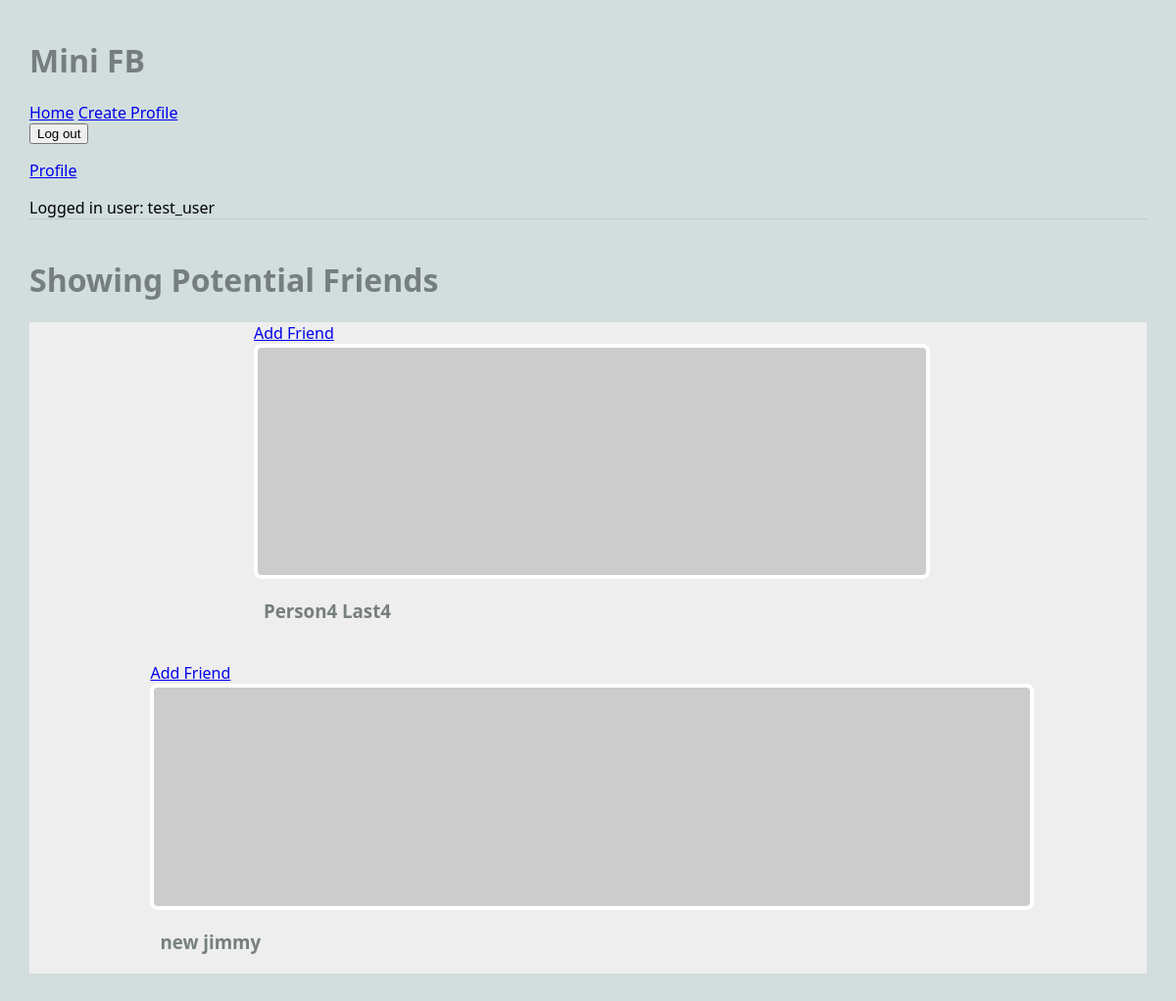
/mini_fb/profile/friend_suggestions (signed in), run on the app's committed database.
### mini_fb/models.py (models this page shows, shortened)
class Profile(models.Model):
    fname = models.TextField(blank=False)  # First name of the user
    lname = models.TextField(blank=False)  # Last name of the user
    city = models.TextField(blank=False)   # City where the user resides
    email = models.TextField(blank=False)  # Email address of the user
    profile_image_url = models.URLField(blank=True)  # Profile image URL (optional)
    user = models.ForeignKey(User, on_delete=models.CASCADE) # Link mini_fb Profile to django User
    def get_friend_suggestions(self):
        friends = Friend.objects.filter(models.Q(profile1=self) | models.Q(profile2=self))
        friend_profiles = [f.profile1 if f.profile2 == self else f.profile2 for f in friends]
        non_friends = Profile.objects.exclude(id=self.id).exclude(id__in=[profile.id for profile in friend_profiles])
        return non_friends

### mini_fb/views.py (the view)
# urls.py: path('profile/friend_suggestions', ShowFriendSuggestionsView.as_view(), name="show_friend_suggestions"),
class ShowFriendSuggestionsView(DetailView):
    model = Profile  # The Profile model we are working with
    template_name = 'mini_fb/friend_suggestions.html'  # Template for displaying friend suggestions
    context_object_name = 'profile'  # Name used to access the profile in the template file
    def get_object(self):
        return Profile.objects.get(user=self.request.user)

### mini_fb/templates/mini_fb/friend_suggestions.html
{% extends 'mini_fb/base.html' %} {% block content %}
<h1>Showing Potential Friends</h1>
<main class="grid-container">
  {% for p in profile.get_friend_suggestions %}
  <article>
    <a href="{% url 'add_friend' p.pk %}">Add Friend</a>
    {% if p.profile_image_url %}
    <a href="{% url 'show_profile' p.pk %}">
      <img src="{{p.profile_image_url}}" alt="{{p.profile_image_url}}" />
    </a>
    {% endif %}
    <h3>{{p.fname}} {{p.lname}}</h3>
  </article>
  {% endfor %}
</main>
{% endblock %}

### mini_fb/templates/mini_fb/base.html (shortened to what this page needs)
{% load static %}
<html>
  <head>
    <link rel="stylesheet" href="{% static 'mini_fb/css/styles.css' %}" />
  </head>
  <body>
    <header>
      <h1>Mini FB</h1>
      <nav>
        <ul>
          <li><a href="{% url 'show_all_profiles' %}">Home</a></li>
          <li><a href="{% url 'create_profile' %}">Create Profile</a></li>
          {% if request.user.is_authenticated %}
          <li>
            <form method="POST" action="{% url 'logout' %}">
              <input type="submit" value="Log out" />
            </form>
          </li>
          <li>
            <a href="{% url 'show_profile' request.user.profile_set.first.pk %}"
              >Profile</a
            >
          </li>
          {% else %}
          <li><a href="{% url 'login' %}">Login</a></li>
          {% endif %}
        </ul>
        {% if request.user.is_authenticated %} Logged in user: {{ request.user}}
        {% else %} Not logged in {% endif %}
      </nav>
    </header>
    {% block content %} {% endblock %}
  </body>
</html>

### static/mini_fb/css/styles.css (style rules this page uses)
body { margin: 30px; background: #d1dedd; font-family:'Segoe UI', Tahoma, Geneva, Verdana, sans-serif; }
ul, li { padding: 0px; list-style-type: none; }
h1, h2, h3 { color: #767f7e; }
header { max-width: 1200px; margin: 40px auto; border-bottom: 1px solid #bbc7c7; }
.grid-container { background: #eee; max-width: 1200px; display: flex; flex-direction: column; align-items: center; gap: 20px; margin: 20px auto; width: 100%; }
article img, article.featured img { width: 100%; border: 4px solid #fff; border-radius: 8px; }
article p, article h3 { margin: 20px 10px; }
nav li { display: inline; }

### data on the page
Profile: fname "Person4", lname "Last4"
Profile: fname "new", lname "jimmy"

### other printed values
{{ request.user }} "test_user"
